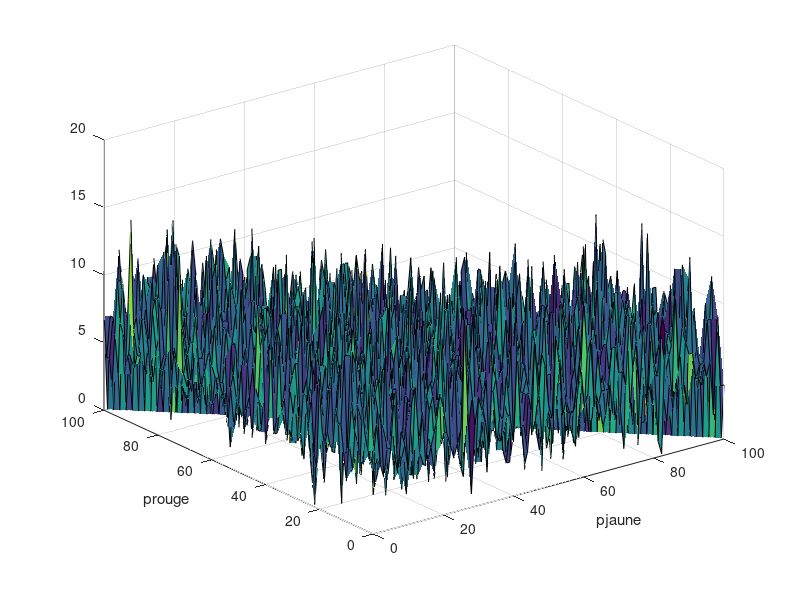

The MATLAB source for this figure:
M = zeros(101,101);

for p_rose = 0:100
  for p_bleu=0:100
        if(p_rose + p_bleu <=100) %On exclue les valeur de proba impossible
        p_vert = 100 - p_rose - p_bleu;
        %Bonbons = rand (1000, 42) *100;

        paquets = rand(1000,42) *100;

NombreBonbons = zeros(1000, 3);

NombreBonbons(:,1) = sum(paquets < 40, 2);
NombreBonbons(:,2) = sum(paquets >= 40 & paquets < 75, 2);
NombreBonbons(:,3) = sum(paquets >= 75 , 2);

        %nombre_rose = sum (Bonbons<p_rose, 2);
        %nombre_bleu = sum(Bonbons>=p_rose & Bonbons <p_rose + p_bleu, 2);
        %nombre_vert = sum(Bonbons >= p_rose + p_bleu, 2);
        %Nombre_Bonbon = [nombre_rose nombre_bleu nombre_vert];
        %total = sum(ismember (Nombre_Bonbon, [17 11 14], 'rows'));

        total = sum(ismember (NombreBonbons, [17 11 14], 'rows'));
        M(p_rose+1, p_bleu+1) = total;
        end
  end
end


prouge = 0:1:100;
pjaune = 0:1:100;

surf(pjaune ,prouge ,M)
xlabel( 'pjaune') ;
ylabel( 'prouge' );
